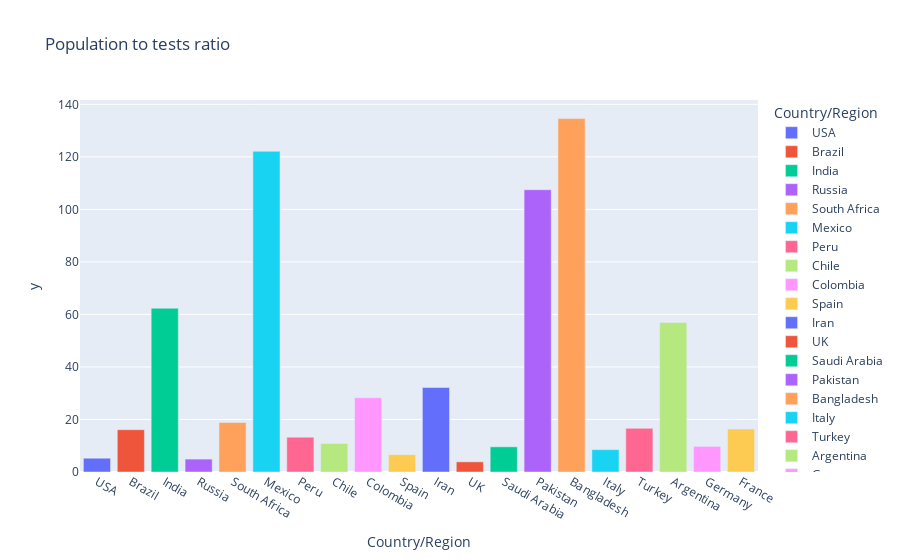

Notebook code for this chart:
### Code cell
fig = px.bar(world_data.iloc[0:20], x='Country/Region', y=pop_test_ratio, 
       color='Country/Region',
       title='Population to tests ratio',
        )
fig.show()

### Figure 1 — Plotly figure (JSON) as saved in the notebook; plotly's stock layout.template omitted (floating-point values rounded to 4 significant figures)
{"data": [{"alignmentgroup": "True", "hovertemplate": "Country/Region=%{x}<br>y=%{y}<extra></extra>", "legendgroup": "USA", "marker": {"color": "#636efa", "pattern": {"shape": ""}}, "name": "USA", "offsetgroup": "USA", "orientation": "v", "showlegend": true, "textposition": "auto", "type": "bar", "x": ["USA"], "xaxis": "x", "y": [5.245], "yaxis": "y"}, {"alignmentgroup": "True", "hovertemplate": "Country/Region=%{x}<br>y=%{y}<extra></extra>", "legendgroup": "Brazil", "marker": {"color": "#EF553B", "pattern": {"shape": ""}}, "name": "Brazil", "offsetgroup": "Brazil", "orientation": "v", "showlegend": true, "textposition": "auto", "type": "bar", "x": ["Brazil"], "xaxis": "x", "y": [16.11], "yaxis": "y"}, {"alignmentgroup": "True", "hovertemplate": "Country/Region=%{x}<br>y=%{y}<extra></extra>", "legendgroup": "India", "marker": {"color": "#00cc96", "pattern": {"shape": ""}}, "name": "India", "offsetgroup": "India", "orientation": "v", "showlegend": true, "textposition": "auto", "type": "bar", "x": ["India"], "xaxis": "x", "y": [62.37], "yaxis": "y"}, {"alignmentgroup": "True", "hovertemplate": "Country/Region=%{x}<br>y=%{y}<extra></extra>", "legendgroup": "Russia", "marker": {"color": "#ab63fa", "pattern": {"shape": ""}}, "name": "Russia", "offsetgroup": "Russia", "orientation": "v", "showlegend": true, "textposition": "auto", "type": "bar", "x": ["Russia"], "xaxis": "x", "y": [4.911], "yaxis": "y"}, {"alignmentgroup": "True", "hovertemplate": "Country/Region=%{x}<br>y=%{y}<extra></extra>", "legendgroup": "South Africa", "marker": {"color": "#FFA15A", "pattern": {"shape": ""}}, "name": "South Africa", "offsetgroup": "South Africa", "orientation": "v", "showlegend": true, "textposition": "auto", "type": "bar", "x": ["South Africa"], "xaxis": "x", "y": [18.85], "yaxis": "y"}, {"alignmentgroup": "True", "hovertemplate": "Country/Region=%{x}<br>y=%{y}<extra></extra>", "legendgroup": "Mexico", "marker": {"color": "#19d3f3", "pattern": {"shape": ""}}, "name": "Mexico", "offsetgroup": "Mexico", "orientation": "v", "showlegend": true, "textposition": "auto", "type": "bar", "x": ["Mexico"], "xaxis": "x", "y": [122.1], "yaxis": "y"}, {"alignmentgroup": "True", "hovertemplate": "Country/Region=%{x}<br>y=%{y}<extra></extra>", "legendgroup": "Peru", "marker": {"color": "#FF6692", "pattern": {"shape": ""}}, "name": "Peru", "offsetgroup": "Peru", "orientation": "v", "showlegend": true, "textposition": "auto", "type": "bar", "x": ["Peru"], "xaxis": "x", "y": [13.24], "yaxis": "y"}, {"alignmentgroup": "True", "hovertemplate": "Country/Region=%{x}<br>y=%{y}<extra></extra>", "legendgroup": "Chile", "marker": {"color": "#B6E880", "pattern": {"shape": ""}}, "name": "Chile", "offsetgroup": "Chile", "orientation": "v", "showlegend": true, "textposition": "auto", "type": "bar", "x": ["Chile"], "xaxis": "x", "y": [10.87], "yaxis": "y"}, {"alignmentgroup": "True", "hovertemplate": "Country/Region=%{x}<br>y=%{y}<extra></extra>", "legendgroup": "Colombia", "marker": {"color": "#FF97FF", "pattern": {"shape": ""}}, "name": "Colombia", "offsetgroup": "Colombia", "orientation": "v", "showlegend": true, "textposition": "auto", "type": "bar", "x": ["Colombia"], "xaxis": "x", "y": [28.27], "yaxis": "y"}, {"alignmentgroup": "True", "hovertemplate": "Country/Region=%{x}<br>y=%{y}<extra></extra>", "legendgroup": "Spain", "marker": {"color": "#FECB52", "pattern": {"shape": ""}}, "name": "Spain", "offsetgroup": "Spain", "orientation": "v", "showlegend": true, "textposition": "auto", "type": "bar", "x": ["Spain"], "xaxis": "x", "y": [6.619], "yaxis": "y"}, {"alignmentgroup": "True", "hovertemplate": "Country/Region=%{x}<br>y=%{y}<extra></extra>", "legendgroup": "Iran", "marker": {"color": "#636efa", "pattern": {"shape": ""}}, "name": "Iran", "offsetgroup": "Iran", "orientation": "v", "showlegend": true, "textposition": "auto", "type": "bar", "x": ["Iran"], "xaxis": "x", "y": [32.19], "yaxis": "y"}, {"alignmentgroup": "True", "hovertemplate": "Country/Region=%{x}<br>y=%{y}<extra></extra>", "legendgroup": "UK", "marker": {"color": "#EF553B", "pattern": {"shape": ""}}, "name": "UK", "offsetgroup": "UK", "orientation": "v", "showlegend": true, "textposition": "auto", "type": "bar", "x": ["UK"], "xaxis": "x", "y": [3.878], "yaxis": "y"}, {"alignmentgroup": "True", "hovertemplate": "Country/Region=%{x}<br>y=%{y}<extra></extra>", "legendgroup": "Saudi Arabia", "marker": {"color": "#00cc96", "pattern": {"shape": ""}}, "name": "Saudi Arabia", "offsetgroup": "Saudi Arabia", "orientation": "v", "showlegend": true, "textposition": "auto", "type": "bar", "x": ["Saudi Arabia"], "xaxis": "x", "y": [9.59], "yaxis": "y"}, {"alignmentgroup": "True", "hovertemplate": "Country/Region=%{x}<br>y=%{y}<extra></extra>", "legendgroup": "Pakistan", "marker": {"color": "#ab63fa", "pattern": {"shape": ""}}, "name": "Pakistan", "offsetgroup": "Pakistan", "orientation": "v", "showlegend": true, "textposition": "auto", "type": "bar", "x": ["Pakistan"], "xaxis": "x", "y": [107.5], "yaxis": "y"}, {"alignmentgroup": "True", "hovertemplate": "Country/Region=%{x}<br>y=%{y}<extra></extra>", "legendgroup": "Bangladesh", "marker": {"color": "#FFA15A", "pattern": {"shape": ""}}, "name": "Bangladesh", "offsetgroup": "Bangladesh", "orientation": "v", "showlegend": true, "textposition": "auto", "type": "bar", "x": ["Bangladesh"], "xaxis": "x", "y": [134.6], "yaxis": "y"}, {"alignmentgroup": "True", "hovertemplate": "Country/Region=%{x}<br>y=%{y}<extra></extra>", "legendgroup": "Italy", "marker": {"color": "#19d3f3", "pattern": {"shape": ""}}, "name": "Italy", "offsetgroup": "Italy", "orientation": "v", "showlegend": true, "textposition": "auto", "type": "bar", "x": ["Italy"], "xaxis": "x", "y": [8.515], "yaxis": "y"}, {"alignmentgroup": "True", "hovertemplate": "Country/Region=%{x}<br>y=%{y}<extra></extra>", "legendgroup": "Turkey", "marker": {"color": "#FF6692", "pattern": {"shape": ""}}, "name": "Turkey", "offsetgroup": "Turkey", "orientation": "v", "showlegend": true, "textposition": "auto", "type": "bar", "x": ["Turkey"], "xaxis": "x", "y": [16.61], "yaxis": "y"}, {"alignmentgroup": "True", "hovertemplate": "Country/Region=%{x}<br>y=%{y}<extra></extra>", "legendgroup": "Argentina", "marker": {"color": "#B6E880", "pattern": {"shape": ""}}, "name": "Argentina", "offsetgroup": "Argentina", "orientation": "v", "showlegend": true, "textposition": "auto", "type": "bar", "x": ["Argentina"], "xaxis": "x", "y": [56.93], "yaxis": "y"}, {"alignmentgroup": "True", "hovertemplate": "Country/Region=%{x}<br>y=%{y}<extra></extra>", "legendgroup": "Germany", "marker": {"color": "#FF97FF", "pattern": {"shape": ""}}, "name": "Germany", "offsetgroup": "Germany", "orientation": "v", "showlegend": true, "textposition": "auto", "type": "bar", "x": ["Germany"], "xaxis": "x", "y": [9.761], "yaxis": "y"}, {"alignmentgroup": "True", "hovertemplate": "Country/Region=%{x}<br>y=%{y}<extra></extra>", "legendgroup": "France", "marker": {"color": "#FECB52", "pattern": {"shape": ""}}, "name": "France", "offsetgroup": "France", "orientation": "v", "showlegend": true, "textposition": "auto", "type": "bar", "x": ["France"], "xaxis": "x", "y": [16.35], "yaxis": "y"}], "layout": {"barmode": "relative", "legend": {"title": {"text": "Country/Region"}, "tracegroupgap": 0}, "title": {"text": "Population to tests ratio"}, "xaxis": {"anchor": "y", "categoryarray": ["USA", "Brazil", "India", "Russia", "South Africa", "Mexico", "Peru", "Chile", "Colombia", "Spain", "Iran", "UK", "Saudi Arabia", "Pakistan", "Bangladesh", "Italy", "Turkey", "Argentina", "Germany", "France"], "categoryorder": "array", "domain": [0, 1], "title": {"text": "Country/Region"}}, "yaxis": {"anchor": "x", "domain": [0, 1], "title": {"text": "y"}}}}
